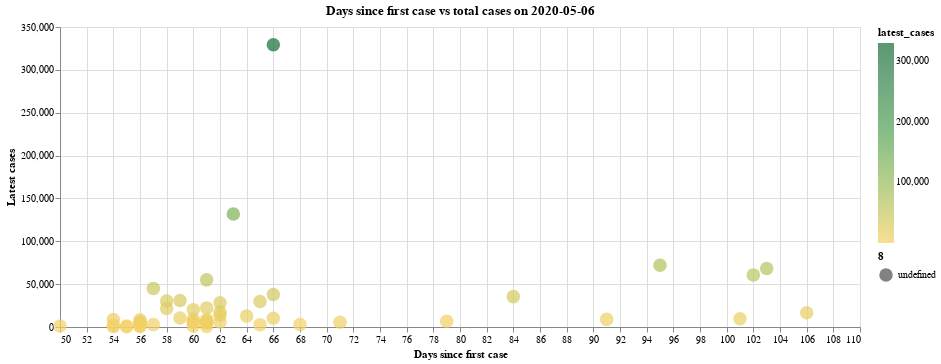

The notebook cell saved with this chart:
### Markdown cell above
## 10 - Days since first reported case for each state
We will now look at how each states' cases have grown since the first reported case. The following chart shows a few outliers in the data, visualizing how fast New York and New Jersey spiked in cases despite only reporting their first cases 39 and 36 days ago, respectively. On the other hand, Washington was the first to report a case in the country, but only has a small fraction of the cases that New York and New Jersey do. This shows that Washington and other early reporters of COVID-19 cases may have effectively slowed the spread of the virus

### Code cell
states = us_states["state"].unique()
states = np.delete(states,[50,51,52,54,55]) #delete non-us states
column_names = ["state", "first_case_date","days_since_first_case"]
first_case_dates_by_state = pd.DataFrame(columns = column_names)


for state in states:
    state_data = us_states[us_states["state"]==state]
    min_date=min(state_data["date"])
#     min_date_dt = datetime.strptime(min_date, '%Y-%m-%d')
    days_since_first_case=(latest_date_dt-min_date).days
    first_case_dates_by_state = first_case_dates_by_state.append({'state' : state , 'first_case_date' : min_date, 'days_since_first_case': days_since_first_case},
                                                                 ignore_index=True)
    
days_since_first_case=first_case_dates_by_state.set_index('state')

latest_cases_idk=latest_cases.set_index('state')

days_since_first_case['latest_cases']=latest_cases_idk['cases']
days_since_first_case=days_since_first_case.reset_index()
# display(days_since_first_case)

alt.Chart(days_since_first_case).mark_circle().encode(
    alt.X('days_since_first_case:Q', scale=alt.Scale(zero=False), axis=alt.Axis(title='Days since first case')),
    alt.Y('latest_cases:Q', scale=alt.Scale(zero=False), axis=alt.Axis(title='Latest cases')),
    color=alt.Color('latest_cases:Q', scale=alt.Scale(scheme='goldgreen')),
    size="8:N",
    tooltip=['state:N', 'latest_cases:Q', 'days_since_first_case']
).properties(
    width=800,
    height=300,
    title="Days since first case vs total cases on " + latest_date
)

### Figure 1 — Vega-Lite specification as saved in the notebook (floating-point values rounded to 4 significant figures)
{"config": {"view": {"continuousWidth": 400, "continuousHeight": 300}}, "data": {"name": "data-114ddb8ef512bc30805c794d6c399500"}, "mark": "circle", "encoding": {"color": {"type": "quantitative", "field": "latest_cases", "scale": {"scheme": "goldgreen"}}, "size": {"type": "nominal", "field": "8"}, "tooltip": [{"type": "nominal", "field": "state"}, {"type": "quantitative", "field": "latest_cases"}, {"type": "quantitative", "field": "days_since_first_case"}], "x": {"type": "quantitative", "axis": {"title": "Days since first case"}, "field": "days_since_first_case", "scale": {"zero": false}}, "y": {"type": "quantitative", "axis": {"title": "Latest cases"}, "field": "latest_cases", "scale": {"zero": false}}}, "height": 300, "title": "Days since first case vs total cases on 2020-05-06", "width": 800, "$schema": "https://vega.github.io/schema/vega-lite/v4.0.2.json", "datasets": {"data-114ddb8ef512bc30805c794d6c399500": [{"state": "Washington", "first_case_date": "2020-01-21T00:00:00", "days_since_first_case": 106, "latest_cases": 16713}, {"state": "Illinois", "first_case_date": "2020-01-24T00:00:00", "days_since_first_case": 103, "latest_cases": 68164}, {"state": "California", "first_case_date": "2020-01-25T00:00:00", "days_since_first_case": 102, "latest_cases": 60787}, {"state": "Arizona", "first_case_date": "2020-01-26T00:00:00", "days_since_first_case": 101, "latest_cases": 9707}, {"state": "Massachusetts", "first_case_date": "2020-02-01T00:00:00", "days_since_first_case": 95, "latest_cases": 72025}, {"state": "Wisconsin", "first_case_date": "2020-02-05T00:00:00", "days_since_first_case": 91, "latest_cases": 8901}, {"state": "Texas", "first_case_date": "2020-02-12T00:00:00", "days_since_first_case": 84, "latest_cases": 35438}, {"state": "Nebraska", "first_case_date": "2020-02-17T00:00:00", "days_since_first_case": 79, "latest_cases": 6781}, {"state": "Utah", "first_case_date": "2020-02-25T00:00:00", "days_since_first_case": 71, "latest_cases": 5605}, {"state": "Oregon", "first_case_date": "2020-02-28T00:00:00", "days_since_first_case": 68, "latest_cases": 2916}, {"state": "Florida", "first_case_date": "2020-03-01T00:00:00", "days_since_first_case": 66, "latest_cases": 37994}, {"state": "New York", "first_case_date": "2020-03-01T00:00:00", "days_since_first_case": 66, "latest_cases": 329405}, {"state": "Rhode Island", "first_case_date": "2020-03-01T00:00:00", "days_since_first_case": 66, "latest_cases": 10205}, {"state": "Georgia", "first_case_date": "2020-03-02T00:00:00", "days_since_first_case": 65, "latest_cases": 29724}, {"state": "New Hampshire", "first_case_date": "2020-03-02T00:00:00", "days_since_first_case": 65, "latest_cases": 2741}, {"state": "North Carolina", "first_case_date": "2020-03-03T00:00:00", "days_since_first_case": 64, "latest_cases": 12783}, {"state": "New Jersey", "first_case_date": "2020-03-04T00:00:00", "days_since_first_case": 63, "latest_cases": 131890}, {"state": "Colorado", "first_case_date": "2020-03-05T00:00:00", "days_since_first_case": 62, "latest_cases": 17720}, {"state": "Maryland", "first_case_date": "2020-03-05T00:00:00", "days_since_first_case": 62, "latest_cases": 28263}, {"state": "Nevada", "first_case_date": "2020-03-05T00:00:00", "days_since_first_case": 62, "latest_cases": 5774}, {"state": "Tennessee", "first_case_date": "2020-03-05T00:00:00", "days_since_first_case": 62, "latest_cases": 13796}, {"state": "Hawaii", "first_case_date": "2020-03-06T00:00:00", "days_since_first_case": 61, "latest_cases": 616}, {"state": "Indiana", "first_case_date": "2020-03-06T00:00:00", "days_since_first_case": 61, "latest_cases": 22286}, {"state": "Kentucky", "first_case_date": "2020-03-06T00:00:00", "days_since_first_case": 61, "latest_cases": 5946}, {"state": "Minnesota", "first_case_date": "2020-03-06T00:00:00", "days_since_first_case": 61, "latest_cases": 8579}, {"state": "Oklahoma", "first_case_date": "2020-03-06T00:00:00", "days_since_first_case": 61, "latest_cases": 4201}, {"state": "Pennsylvania", "first_case_date": "2020-03-06T00:00:00", "days_since_first_case": 61, "latest_cases": 54989}, {"state": "South Carolina", "first_case_date": "2020-03-06T00:00:00", "days_since_first_case": 61, "latest_cases": 6936}, {"state": "District of Columbia", "first_case_date": "2020-03-07T00:00:00", "days_since_first_case": 60, "latest_cases": 5461}, {"state": "Kansas", "first_case_date": "2020-03-07T00:00:00", "days_since_first_case": 60, "latest_cases": 5895}, {"state": "Missouri", "first_case_date": "2020-03-07T00:00:00", "days_since_first_case": 60, "latest_cases": 9164}, {"state": "Vermont", "first_case_date": "2020-03-07T00:00:00", "days_since_first_case": 60, "latest_cases": 908}, {"state": "Virginia", "first_case_date": "2020-03-07T00:00:00", "days_since_first_case": 60, "latest_cases": 20256}, {"state": "Connecticut", "first_case_date": "2020-03-08T00:00:00", "days_since_first_case": 59, "latest_cases": 30995}, {"state": "Iowa", "first_case_date": "2020-03-08T00:00:00", "days_since_first_case": 59, "latest_cases": 10404}, {"state": "Louisiana", "first_case_date": "2020-03-09T00:00:00", "days_since_first_case": 58, "latest_cases": 30399}, {"state": "Ohio", "first_case_date": "2020-03-09T00:00:00", "days_since_first_case": 58, "latest_cases": 21576}, {"state": "Michigan", "first_case_date": "2020-03-10T00:00:00", "days_since_first_case": 57, "latest_cases": 45048}, {"state": "South Dakota", "first_case_date": "2020-03-10T00:00:00", "days_since_first_case": 57, "latest_cases": 2779}, {"state": "Arkansas", "first_case_date": "2020-03-11T00:00:00", "days_since_first_case": 56, "latest_cases": 3611}, {"state": "Delaware", "first_case_date": "2020-03-11T00:00:00", "days_since_first_case": 56, "latest_cases": 5778}, {"state": "Mississippi", "first_case_date": "2020-03-11T00:00:00", "days_since_first_case": 56, "latest_cases": 8424}, {"state": "New Mexico", "first_case_date": "2020-03-11T00:00:00", "days_since_first_case": 56, "latest_cases": 4291}, {"state": "North Dakota", "first_case_date": "2020-03-11T00:00:00", "days_since_first_case": 56, "latest_cases": 1323}, {"state": "Wyoming", "first_case_date": "2020-03-11T00:00:00", "days_since_first_case": 56, "latest_cases": 631}, {"state": "Alaska", "first_case_date": "2020-03-12T00:00:00", "days_since_first_case": 55, "latest_cases": 370}, {"state": "Maine", "first_case_date": "2020-03-12T00:00:00", "days_since_first_case": 55, "latest_cases": 1254}, {"state": "Alabama", "first_case_date": "2020-03-13T00:00:00", "days_since_first_case": 54, "latest_cases": 8691}, {"state": "Idaho", "first_case_date": "2020-03-13T00:00:00", "days_since_first_case": 54, "latest_cases": 2158}, {"state": "Montana", "first_case_date": "2020-03-13T00:00:00", "days_since_first_case": 54, "latest_cases": 456}, {"state": "West Virginia", "first_case_date": "2020-03-17T00:00:00", "days_since_first_case": 50, "latest_cases": 1276}]}}
